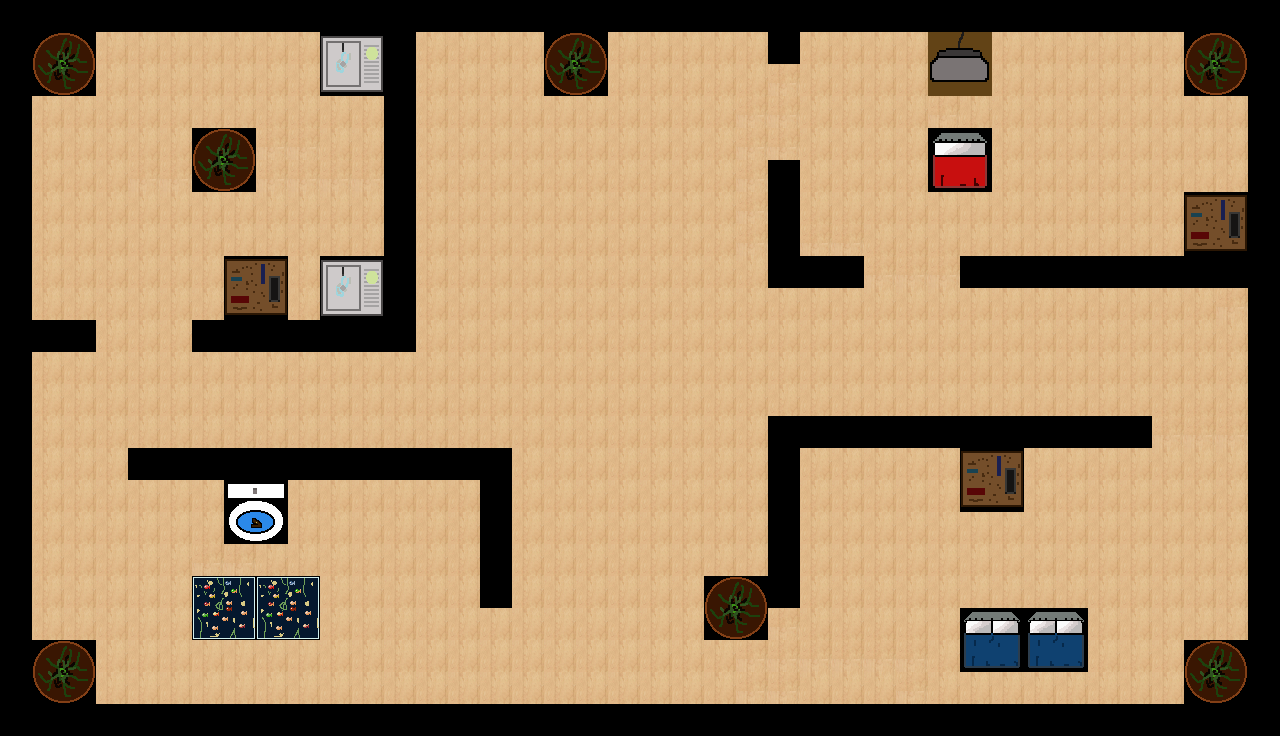

Rendered tile map (Tiled .tmx) drawn with the repository's tilesets; below, a short description and the full map source, tile grids included:
An orthogonal 40x23 tile map with 32x32 px tiles, 1 tile layer (Camada de Tiles 1), 12 tilesets.

<map version="1.0" tiledversion="1.0.2" orientation="orthogonal" renderorder="right-down" width="40" height="23" tilewidth="32" tileheight="32" nextobjectid="1">
 <tileset firstgid="1" source="chao.tsx" />
 <tileset firstgid="5" source="parede.tsx" />
 <tileset firstgid="9" source="cama1.tsx" />
 <tileset firstgid="13" source="aquerio.tsx" />
 <tileset firstgid="17" source="planta.tsx" />
 <tileset firstgid="21" name="Mesa" tilewidth="32" tileheight="32" tilecount="4" columns="2">
  <image source="Mesa.png" trans="ffca60" width="64" height="64" />
  <tile id="0">
   <properties>
    <property name="solid" type="bool" value="true" />
   </properties>
  </tile>
  <tile id="1">
   <properties>
    <property name="solid" type="bool" value="true" />
   </properties>
  </tile>
  <tile id="2">
   <properties>
    <property name="solid" type="bool" value="true" />
   </properties>
  </tile>
  <tile id="3">
   <properties>
    <property name="solid" type="bool" value="true" />
   </properties>
  </tile>
 </tileset>
 <tileset firstgid="25" source="pia.tsx" />
 <tileset firstgid="29" source="armario.tsx" />
 <tileset firstgid="33" source="pia.tsx" />
 <tileset firstgid="37" source="camaPara2.tsx" />
 <tileset firstgid="41" source="tv.tsx" />
 <tileset firstgid="45" source="vaso.tsx" />
 <layer name="Camada de Tiles 1" width="40" height="23">
  <data encoding="csv">
5,5,5,5,5,5,5,5,5,5,5,5,5,5,5,5,5,5,5,5,5,5,5,5,5,5,5,5,5,5,5,5,5,5,5,5,5,5,5,5,
5,17,18,3,3,3,3,3,3,3,33,34,7,3,3,3,3,17,18,3,3,3,3,3,7,3,3,3,3,1610612778,1610612780,3,3,3,3,3,3,17,18,5,
5,19,20,3,3,3,3,3,3,3,35,36,7,3,3,3,3,19,20,3,3,3,3,3,1,3,3,3,3,1610612777,1610612779,3,3,3,3,3,3,19,20,5,
5,3,3,3,3,3,3,3,3,3,3,3,7,3,3,3,3,3,3,3,3,3,3,1,1,3,3,3,3,1,3,3,3,3,3,3,3,3,3,5,
5,3,3,3,3,3,17,18,1,1,3,3,7,3,3,3,3,3,3,3,3,3,3,1,1,3,3,3,3,9,10,3,3,3,3,3,3,3,3,5,
5,3,3,3,1,1,19,20,1,1,1,1,5,3,3,3,3,3,3,3,3,3,3,1,5,3,3,3,3,11,12,3,3,3,3,3,3,3,3,5,
5,3,3,3,3,3,3,3,3,3,3,3,5,3,3,3,3,3,3,3,3,3,3,1,5,3,3,3,3,3,3,3,3,3,3,3,3,29,30,5,
5,3,3,3,3,3,3,3,3,3,3,3,5,3,3,3,3,3,3,3,3,3,3,1,5,1,1,3,3,3,3,3,3,3,3,3,3,31,32,5,
5,3,3,3,3,3,3,29,30,3,25,26,5,3,3,3,3,3,3,3,3,3,3,3,5,5,5,1,1,1,7,7,7,5,5,5,5,5,5,5,
5,3,3,3,3,3,3,31,32,3,27,28,5,3,3,3,3,3,3,3,3,3,3,3,3,3,3,3,3,3,3,3,3,3,3,3,3,3,1,5,
5,5,5,3,3,3,5,5,5,5,5,5,5,3,3,3,3,3,3,3,3,3,3,3,3,3,3,3,3,3,3,3,3,3,3,3,3,3,3,5,
5,3,3,3,3,3,3,3,3,3,3,3,3,3,3,3,3,3,3,3,3,3,3,3,3,3,3,3,3,3,3,3,3,3,3,3,3,3,3,5,
5,3,3,3,3,3,3,3,3,3,3,3,3,3,3,3,3,3,3,3,3,3,3,3,3,3,3,3,3,3,3,3,3,3,3,3,3,3,3,5,
5,3,3,3,3,3,3,3,3,3,3,3,3,3,3,3,3,3,3,3,3,3,3,3,7,7,7,7,7,5,5,5,5,5,5,5,1,1,1,5,
5,3,3,3,5,5,5,7,7,7,7,7,7,7,7,7,3,3,3,3,3,3,3,3,5,3,3,3,3,3,29,30,3,3,3,3,3,3,3,5,
5,3,3,3,3,3,3,45,46,3,3,3,3,3,3,7,3,3,3,3,3,3,3,3,7,3,3,3,3,3,31,32,3,3,3,3,3,3,3,5,
5,3,3,3,3,3,3,47,48,3,3,3,3,3,3,7,3,3,3,3,3,3,3,3,7,3,3,3,3,3,3,3,3,3,3,3,3,3,3,5,
5,3,3,3,3,3,1,1,3,3,3,3,3,3,3,7,3,3,3,3,3,3,3,3,7,3,3,3,3,3,3,3,3,3,3,3,3,3,3,5,
5,3,3,3,3,3,13,14,13,14,3,3,3,3,3,7,3,3,3,3,3,3,17,18,5,3,3,3,3,3,3,3,3,3,3,3,3,3,3,5,
5,3,3,3,3,3,15,16,15,16,3,3,3,3,3,3,3,3,3,3,3,3,19,20,1,3,3,3,3,3,37,38,37,38,3,3,3,3,3,5,
5,17,18,3,3,3,3,3,3,3,3,3,3,3,3,3,3,3,3,3,3,3,3,1,1,1,1,1,1,3,39,40,39,40,3,3,3,17,18,5,
5,19,20,3,3,3,3,3,3,3,3,3,3,3,3,3,3,3,3,3,3,3,3,1,1,3,3,3,1,3,3,3,3,3,3,3,3,19,20,5,
5,5,5,5,5,5,5,5,5,5,5,5,5,5,5,5,5,5,5,5,5,5,5,5,5,5,5,5,5,5,5,5,5,5,5,5,5,5,5,5
</data>
 </layer>
</map>
